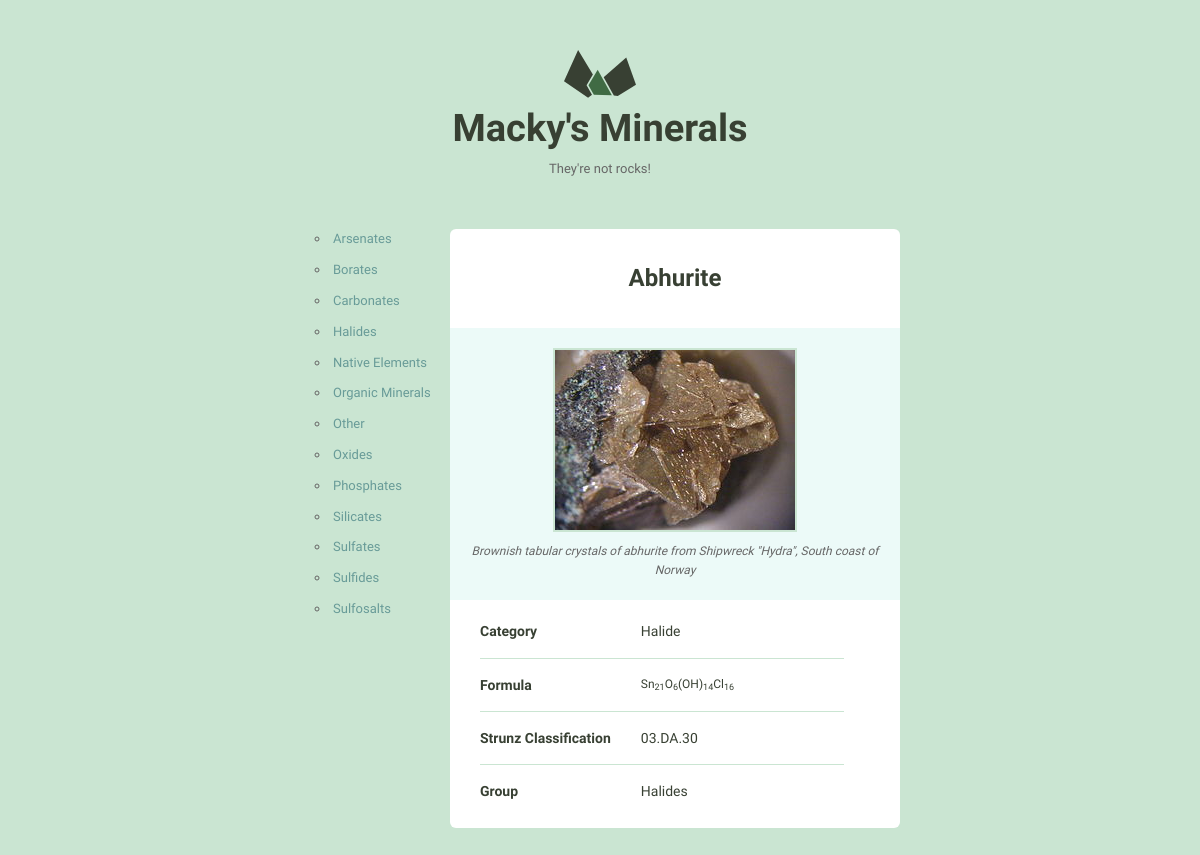
Screenshot of /3/ with the database file from the repository.
### website/models.py (models this page shows, shortened)
class Mineral(models.Model):
    name = models.CharField(max_length=255)
    image_filename = models.CharField(max_length=255)
    image_caption = models.TextField()
    category = models.CharField(max_length=255)
    formula = models.CharField(max_length=255)
    strunz_classification = models.CharField(max_length=255)
    crystal_system = models.CharField(max_length=255)
    unit_cell = models.CharField(max_length=255)
    color = models.CharField(max_length=10)
    crystal_symmetry = models.CharField(max_length=255)
    cleavage = models.CharField(max_length=255)
    mohs_scale_hardness = models.CharField(max_length=255)
    luster = models.CharField(max_length=255)
    streak = models.CharField(max_length=255)
    diaphaneity = models.CharField(max_length=255)
    optical_properties = models.CharField(max_length=255)
    refractive_index = models.CharField(max_length=255)
    crystal_habit = models.CharField(max_length=255)
    specific_gravity = models.CharField(max_length=255)
    group = models.CharField(max_length=255)

### website/views.py (the view)
# urls.py: url(r'^(?P<mineral_pk>\d+)/$', views.mineral_detail, name="mineral")
def mineral_detail(request, mineral_pk):
    group = Mineral.objects.order_by('group').values('group').distinct()
    q_by_group = request.GET.get('q_by_group', '')
    if q_by_group:
        return redirect('/?q_by_group={0}'.format(q_by_group))
    mineral = get_object_or_404(Mineral, pk=mineral_pk)
    return render(request, 'website/detail.html', {
        'mineral': mineral,
        'group': group
    })

### website/templates/website/detail.html (shortened to what this page needs)
{% extends 'website/layout.html' %}
{% load static from staticfiles %}
{% block sidebar %}
    <ul>
        {% for item in group %}
            <li><a href="?q_by_group={{ item.group }}">{{ item.group }}</a></li>
        {% endfor %}
    </ul>
{% endblock %}
{% block content %}
    <h1 class="mineral__name">{{ mineral.name }}</h1>
    <div class="mineral__image-bg">
    <img class="mineral__image" src="{% static 'images/' %}{{ mineral.image_filename }}">
    <p class="mineral__caption">{{ mineral.image_caption}}</p>
    </div>
    <div class="mineral__table-container">
    <table class="mineral__table">
        <tr>
            <td class="mineral__category">Category</td>
            <td>{{ mineral.category }}</td>
        </tr>
        <tr>
            <td class="mineral__category">Formula</td>
            <td class="mineral__formula">{{ mineral.formula|safe }}</td>
        </tr>
        {% if mineral.strunz_classification %}
            <tr>
                <td class="mineral__category">Strunz Classification</td>
                <td>{{ mineral.strunz_classification }}</td>
            </tr>
        {% endif %}
        {% if mineral.group %}
            <tr>
                <td class="mineral__category">Group</td>
                <td>{{ mineral.group }}</td>
            </tr>
        {% endif %}
    </table>
{% endblock %}

### assets/css/global.css (style rules this page uses)
html { font-family: sans-serif; -ms-text-size-adjust: 100%; -webkit-text-size-adjust: 100%; }
body { margin: 0; }
a { background-color: transparent; }
h1 { font-size: 2em; margin: 0.67em 0; }
sub { font-size: 75%; line-height: 0; position: relative; vertical-align: baseline; bottom: -0.25em; }
img { border: 0; }
table { border-collapse: collapse; border-spacing: 0; }
td, th { padding: 0; }
html { font-size: 62.5%; }
body { background-color: #CAE5D2; font-size: 1.5em; line-height: 1.6; font-weight: 400; font-family: "Cousine"; color: #666; }
h1, h2, h3, h4, h5, h6 { margin-top: 0; margin-bottom: 2rem; font-weight: bold; font-family: "Work Sans", sans-serif; color: #384033; }
h1 { font-size: 3.8rem; }
@media (min-width: 550px) { h1 { font-size: 3.8rem; } }
p { margin-top: 0; font-size: 1.6rem; }
a { color: #689b98; text-decoration: none; -webkit-transition: color 0.2s; -moz-transition: color 0.2s; -ms-transition: color 0.2s; -o-transition: color 0.2s; transition: color 0.2s; }
ul { list-style: circle inside; padding-left: 0; margin-top: 0; }
li { margin-bottom: 1rem; font-size: 1.3rem; }
th, td { padding: 15px; text-align: left; border-bottom: 1px solid #e1e1e1; }
th:first-child, td:first-child { padding-left: 0; }
th:last-child, td:last-child { padding-right: 0; }
table, p, ul { margin-bottom: 2.5rem; }
.mineral__name { display: block; width: 100%; margin: 0; font-size: 24px; padding: 30px 0 30px 0; }
.mineral__image { display: block; margin: 0 auto; border: solid 2px #CAE5D2; }
.mineral__image-bg { background-color: #ecfaf8; padding: 20px 0; }
.mineral__caption { font-size: 12px; font-style: italic; padding: 10px 0 0 0; margin: 0; }
.mineral__table { font-size: 14px; color: #384033; }
.mineral__table td { border-color: #CAE5D2; }
.mineral__table tr:last-of-type td { border-bottom: none; padding-bottom: 0; }
.mineral__table-container { padding: 5px 30px 0; }
.mineral__category { font-weight: bold; width: 40%; }
.mineral__formula { font-size: 12px; }

### rows the page displays
Mineral: name "Abhurite", image_filename (picture), image_caption "Brownish tabular crystals of abhurite from Shipwreck \"Hydra\", South coast of Norway", category "Halide", formula "Sn 21 O 6 (OH) 14 Cl 16", strunz_classification "03.DA.30", group "Halides"

### other values shown
{{ item.group }} "Arsenates" "Borates" "Carbonates" "Halides" "Native Elements" "Organic Minerals" "Other" "Oxides" "Phosphates" "Silicates" "Sulfates" "Sulfides" "Sulfosalts"
